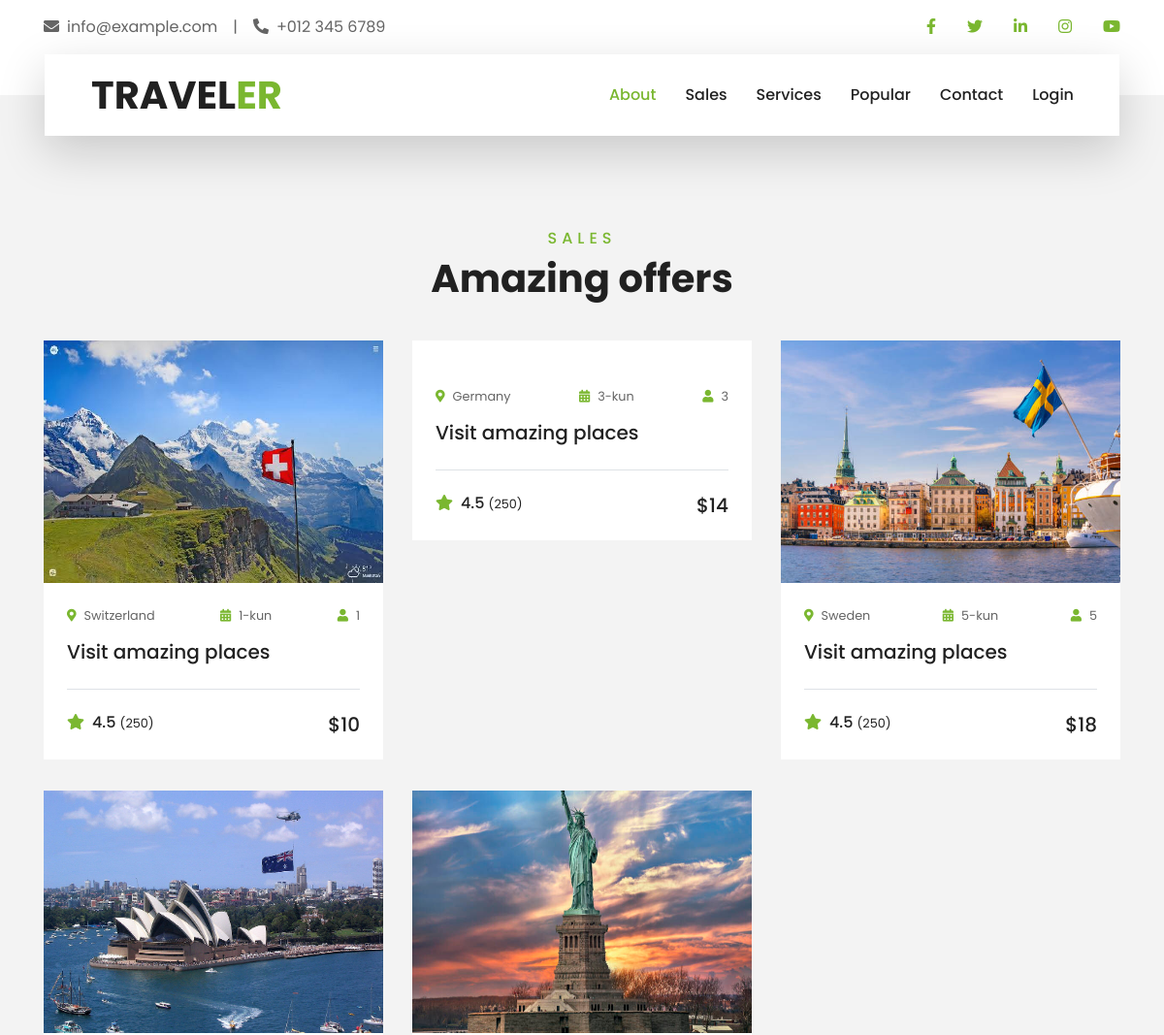
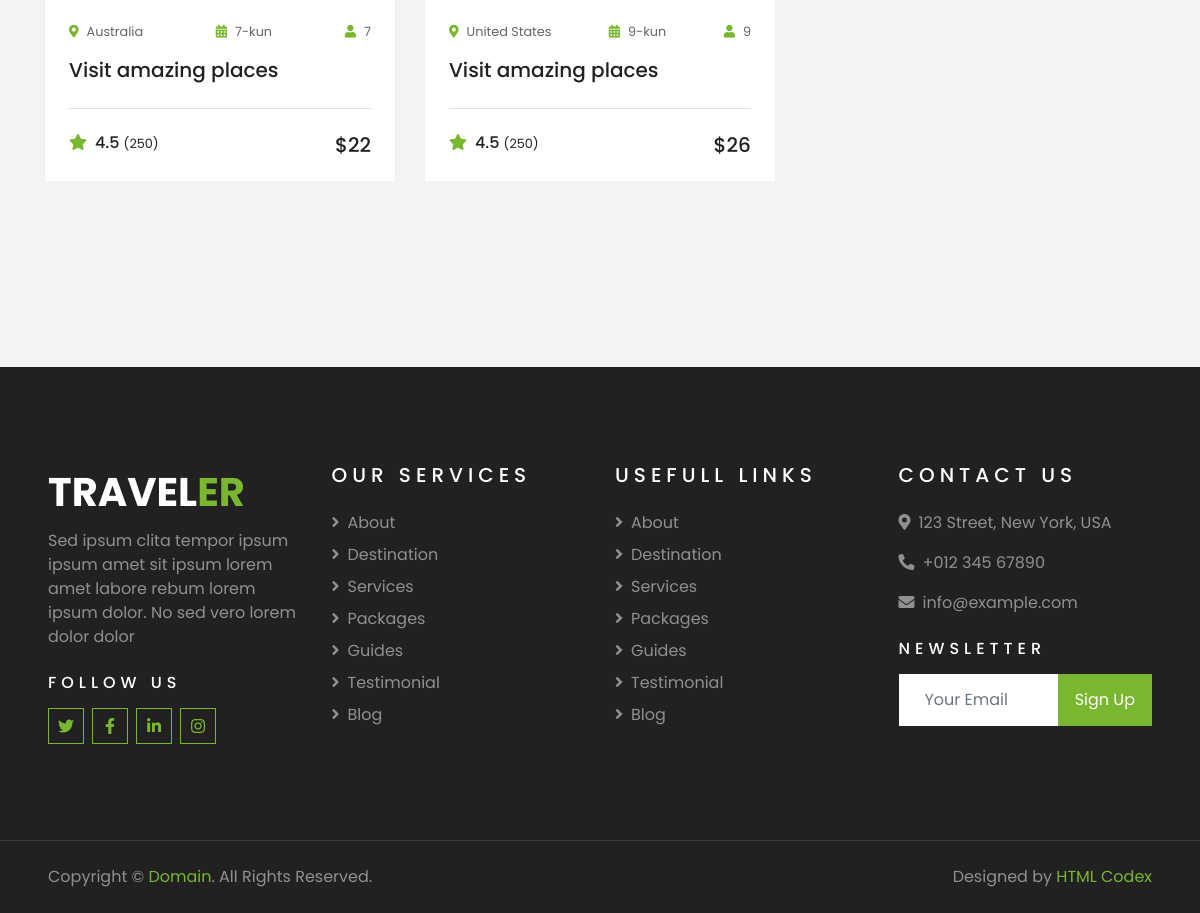
The app's page /sales with its own data (2 pictures, top to bottom).
### tables this page shows
CREATE TABLE `paketlar` (
  `id` int NOT NULL,
  `d_id` int NOT NULL,
  `nechta odam` int NOT NULL,
  `muddat` varchar(20) NOT NULL,
  `narxi` int NOT NULL
);

CREATE TABLE `davlat` (
  `id` int NOT NULL,
  `davlat` text NOT NULL,
  `img` varchar(8) NOT NULL
);

### index.php (called while the page is built, shortened)
<?php
include_once 'views/blogs/header.php';
?>
<?php
require_once(ROOT.'/components/Router.php');
$router = new Router();
$router->run();
?>
<?php
include_once 'views/blogs/footer.php';
?>

### config/routes.php (called while the page is built)
<?php
return array(
    'services'=>'main/services',
    'user/register'=>'user/register',
    'user/login'=>'user/login',
    'cabinet/edit/([0-9]+)'=>'cabinet/edit/$1',
    'cabinet/delete/([0-9]+)'=>'cabinet/delete/$1',
     'cabinet/create'=>'cabinet/create',
     'cabinet'=>'cabinet/index',
     'about'=>'main/about',
    'sales'=>'main/sales',
    'main'=>'main/index',
    'popular'=>'main/popular',
    'testimonial'=>'main/testimonial',
    'map'=>'main/map',
    'europe'=>'main/europe',
    'america'=>'main/america',
    'australia'=>'main/australia',
    'asia'=>'main/asia',
    ''=>'main/about'
)
?>

### controllers/MainController.php (called while the page is built, shortened)
<?php
include_once "./models/Tours.php";
class MainController{
    public function actionSales(){
      $getSales=Tours::getSales();
        include_once "./views/blogs/sales.php";
        return true;
    }
}
?>

### models/Tours.php (called while the page is built, shortened)
<?php
    class Tours{
        public static function getSales(){
            $db = Db::getConnection();
            $sales = [];
            $result = $db->query('SELECT *, `nechta odam` as "n_o" FROM `paketlar`, `davlat` WHERE davlat.id=paketlar.d_id;');
            $i = 0;
            while ($row = $result->fetch()){
                $sales[$i]['id'] = $row['id'];
                $sales[$i]['d_id'] = $row['d_id'];
                $sales[$i]['n_o'] = $row['n_o'];
                $sales[$i]['muddat'] = $row['muddat'];
                $sales[$i]['narxi'] = $row['narxi'];
                $sales[$i]['davlat'] = $row['davlat'];
                $sales[$i]['img'] = $row['img'];
                $i++;
            }
            return $sales;
        }
    }
?>

### views/blogs/sales.php (the view)
<?php
include_once 'views/blogs/header.php';
?>
<div class="container-fluid py-5">
        <div class="container pt-5 pb-3">
            <div class="text-center mb-3 pb-3">
                <h6 class="text-primary text-uppercase" style="letter-spacing: 5px;">Sales</h6>
                <h1>Amazing offers</h1>
            </div>
            <div class="row">
            <?php
            foreach ($getSales as $row) {
            ?>
                <div class="col-lg-4 col-md-6 mb-4">
                    <div class="package-item bg-white mb-2">
                        <img class="img-fluid" style="height:250px" src="assets/img/<?=$row['img']?>" alt="">
                        <div class="p-4">
                            <div class="d-flex justify-content-between mb-3">
                                <small class="m-0"><i class="fa fa-map-marker-alt text-primary mr-2"></i><?=$row['davlat']?></small>
                                <small class="m-0"><i class="fa fa-calendar-alt text-primary mr-2"></i><?=$row['muddat']?></small>
                                <small class="m-0"><i class="fa fa-user text-primary mr-2"></i><?=$row['n_o']?></small>
                            </div>
                            <a class="h5 text-decoration-none" href="">Visit amazing places</a>
                            <div class="border-top mt-4 pt-4">
                                <div class="d-flex justify-content-between">
                                    <h6 class="m-0"><i class="fa fa-star text-primary mr-2"></i>4.5 <small>(250)</small></h6>
                                    <h5 class="m-0">$<?=$row['narxi']?></h5>
                                </div>
                            </div>
                        </div>
                    </div>
                </div>
                <?php
                }
                ?>
            </div>
        </div>
    </div>
    <?php
include_once 'views/blogs/footer.php';
?>

### views/blogs/header.php (shortened to what this page needs)
<!DOCTYPE html>
<html lang="en">
<head>
    <link href="https://cdnjs.cloudflare.com/ajax/libs/font-awesome/5.10.0/css/all.min.css" rel="stylesheet">
    <link href="lib/owlcarousel/assets/owl.carousel.min.css" rel="stylesheet">
    <link href="lib/tempusdominus/css/tempusdominus-bootstrap-4.min.css" rel="stylesheet" />
    <link href="assets/css/style.css" rel="stylesheet">
</head>
<body>
    <div class="container-fluid bg-light pt-3 d-none d-lg-block">
        <div class="container">
            <div class="row">
                <div class="col-lg-6 text-center text-lg-left mb-2 mb-lg-0">
                    <div class="d-inline-flex align-items-center">
                        <p><i class="fa fa-envelope mr-2"></i>info@example.com</p>
                        <p class="text-body px-3">|</p>
                        <p><i class="fa fa-phone-alt mr-2"></i>+012 345 6789</p>
                    </div>
                </div>
                <div class="col-lg-6 text-center text-lg-right">
                    <div class="d-inline-flex align-items-center">
                        <a class="text-primary px-3" href="">
                            <i class="fab fa-facebook-f"></i>
                        </a>
                        <a class="text-primary px-3" href="">
                            <i class="fab fa-twitter"></i>
                        </a>
                        <a class="text-primary px-3" href="">
                            <i class="fab fa-linkedin-in"></i>
                        </a>
                        <a class="text-primary px-3" href="">
                            <i class="fab fa-instagram"></i>
                        </a>
                        <a class="text-primary pl-3" href="">
                            <i class="fab fa-youtube"></i>
                        </a>
                    </div>
                </div>
            </div>
        </div>
    </div>
    <div class="container-fluid position-relative nav-bar p-0">
        <div class="container-lg position-relative p-0 px-lg-3" style="z-index: 9;">
            <nav class="navbar navbar-expand-lg bg-light navbar-light shadow-lg py-3 py-lg-0 pl-3 pl-lg-5">
                <a href="" class="navbar-brand">
                    <h1 class="m-0 text-primary"><span class="text-dark">TRAVEL</span>ER</h1>
                </a>
                <div class="collapse navbar-collapse justify-content-between px-3" id="navbarCollapse">
                    <div class="navbar-nav ml-auto py-0">
                        <a href="about" class="nav-item nav-link active">About</a>
                        <a href="sales" class="nav-item nav-link">Sales</a>
                        <a href="services" class="nav-item nav-link">Services</a>
                        <a href="popular" class="nav-item nav-link">Popular</a>
                        <a href="testimonial" class="nav-item nav-link">Contact</a>
                        <a href="user/login" class="nav-item nav-link">Login</a>
                    </div>
                </div>
            </nav>
        </div>
    </div>

### components/Router.php (shortened to what this page needs)
<?php
class Router{
private $routes;
public function __construct()
{
    $routesPath = ROOT.'/config/routes.php';
    $this->routes = include($routesPath);
}
public function getUrl(){
    if (!empty($_SERVER['REQUEST_URI'])) {
        return trim($_SERVER['REQUEST_URI'],'/');
    }
}
public function run(){
$uri = $this->getUrl();
foreach ($this->routes as $uriPattern => $path) {
    if(preg_match("~$uriPattern~",$uri)){
        $tashqi = preg_replace("~$uriPattern~",$path,$uri);
        $qiymat = explode('/',$tashqi);
        $controlllernomi = array_shift($qiymat).'Controller';
        $metodnomi = 'action'.ucfirst(array_shift($qiymat));
        $parametr = $qiymat;
        $controllerObyekt = new $controlllernomi;
        $result = call_user_func_array(array($controllerObyekt,$metodnomi),$parametr);
        if($result != null){
            break;
        }
    }
}
}
}
?>

### views/blogs/footer.php (shortened to what this page needs)
<div class="container-fluid bg-dark text-white-50 py-5 px-sm-3 px-lg-5" style="margin-top: 90px;">
        <div class="row pt-5">
            <div class="col-lg-3 col-md-6 mb-5">
                <a href="" class="navbar-brand">
                    <h1 class="text-primary"><span class="text-white">TRAVEL</span>ER</h1>
                </a>
                <p>Sed ipsum clita tempor ipsum ipsum amet sit ipsum lorem amet labore rebum lorem ipsum dolor. No sed vero lorem dolor dolor</p>
                <h6 class="text-white text-uppercase mt-4 mb-3" style="letter-spacing: 5px;">Follow Us</h6>
                <div class="d-flex justify-content-start">
                    <a class="btn btn-outline-primary btn-square mr-2" href="#"><i class="fab fa-twitter"></i></a>
                    <a class="btn btn-outline-primary btn-square mr-2" href="#"><i class="fab fa-facebook-f"></i></a>
                    <a class="btn btn-outline-primary btn-square mr-2" href="#"><i class="fab fa-linkedin-in"></i></a>
                    <a class="btn btn-outline-primary btn-square" href="#"><i class="fab fa-instagram"></i></a>
                </div>
            </div>
            <div class="col-lg-3 col-md-6 mb-5">
                <h5 class="text-white text-uppercase mb-4" style="letter-spacing: 5px;">Our Services</h5>
                <div class="d-flex flex-column justify-content-start">
                    <a class="text-white-50 mb-2" href="#"><i class="fa fa-angle-right mr-2"></i>About</a>
                    <a class="text-white-50 mb-2" href="#"><i class="fa fa-angle-right mr-2"></i>Destination</a>
                    <a class="text-white-50 mb-2" href="#"><i class="fa fa-angle-right mr-2"></i>Services</a>
                    <a class="text-white-50 mb-2" href="#"><i class="fa fa-angle-right mr-2"></i>Packages</a>
                    <a class="text-white-50 mb-2" href="#"><i class="fa fa-angle-right mr-2"></i>Guides</a>
                    <a class="text-white-50 mb-2" href="#"><i class="fa fa-angle-right mr-2"></i>Testimonial</a>
                    <a class="text-white-50" href="#"><i class="fa fa-angle-right mr-2"></i>Blog</a>
                </div>
            </div>
            <div class="col-lg-3 col-md-6 mb-5">
                <h5 class="text-white text-uppercase mb-4" style="letter-spacing: 5px;">Usefull Links</h5>
                <div class="d-flex flex-column justify-content-start">
                    <a class="text-white-50 mb-2" href="#"><i class="fa fa-angle-right mr-2"></i>About</a>
                    <a class="text-white-50 mb-2" href="#"><i class="fa fa-angle-right mr-2"></i>Destination</a>
                    <a class="text-white-50 mb-2" href="#"><i class="fa fa-angle-right mr-2"></i>Services</a>
                    <a class="text-white-50 mb-2" href="#"><i class="fa fa-angle-right mr-2"></i>Packages</a>
                    <a class="text-white-50 mb-2" href="#"><i class="fa fa-angle-right mr-2"></i>Guides</a>
                    <a class="text-white-50 mb-2" href="#"><i class="fa fa-angle-right mr-2"></i>Testimonial</a>
                    <a class="text-white-50" href="#"><i class="fa fa-angle-right mr-2"></i>Blog</a>
                </div>
            </div>
            <div class="col-lg-3 col-md-6 mb-5">
                <h5 class="text-white text-uppercase mb-4" style="letter-spacing: 5px;">Contact Us</h5>
                <p><i class="fa fa-map-marker-alt mr-2"></i>123 Street, New York, USA</p>
                <p><i class="fa fa-phone-alt mr-2"></i>+012 345 67890</p>
                <p><i class="fa fa-envelope mr-2"></i>info@example.com</p>
                <h6 class="text-white text-uppercase mt-4 mb-3" style="letter-spacing: 5px;">Newsletter</h6>
                <div class="w-100">
                    <div class="input-group">
                        <input type="text" class="form-control border-light" style="padding: 25px;" placeholder="Your Email">
                        <div class="input-group-append">
                            <button class="btn btn-primary px-3">Sign Up</button>
                        </div>
                    </div>
                </div>
            </div>
        </div>
    </div>
    <div class="container-fluid bg-dark text-white border-top py-4 px-sm-3 px-md-5" style="border-color: rgba(256, 256, 256, .1) !important;">
        <div class="row">
            <div class="col-lg-6 text-center text-md-left mb-3 mb-md-0">
                <p class="m-0 text-white-50">Copyright &copy; <a href="#">Domain</a>. All Rights Reserved.</a>
                </p>
            </div>
            <div class="col-lg-6 text-center text-md-right">
                <p class="m-0 text-white-50">Designed by <a href="https://htmlcodex.com">HTML Codex</a>
                </p>
            </div>
        </div>
    </div>
</body>
</html>

### records on screen
paketlar: davlat.img (picture), davlat.davlat "Switzerland", muddat "1-kun", nechta odam "1", narxi "10"
paketlar: davlat.davlat "Germany", muddat "3-kun", nechta odam "3", narxi "14"
paketlar: davlat.img (picture), davlat.davlat "Sweden", muddat "5-kun", nechta odam "5", narxi "18"
paketlar: davlat.img (picture), davlat.davlat "Australia", muddat "7-kun", nechta odam "7", narxi "22"
paketlar: davlat.img (picture), davlat.davlat "United States", muddat "9-kun", nechta odam "9", narxi "26"
